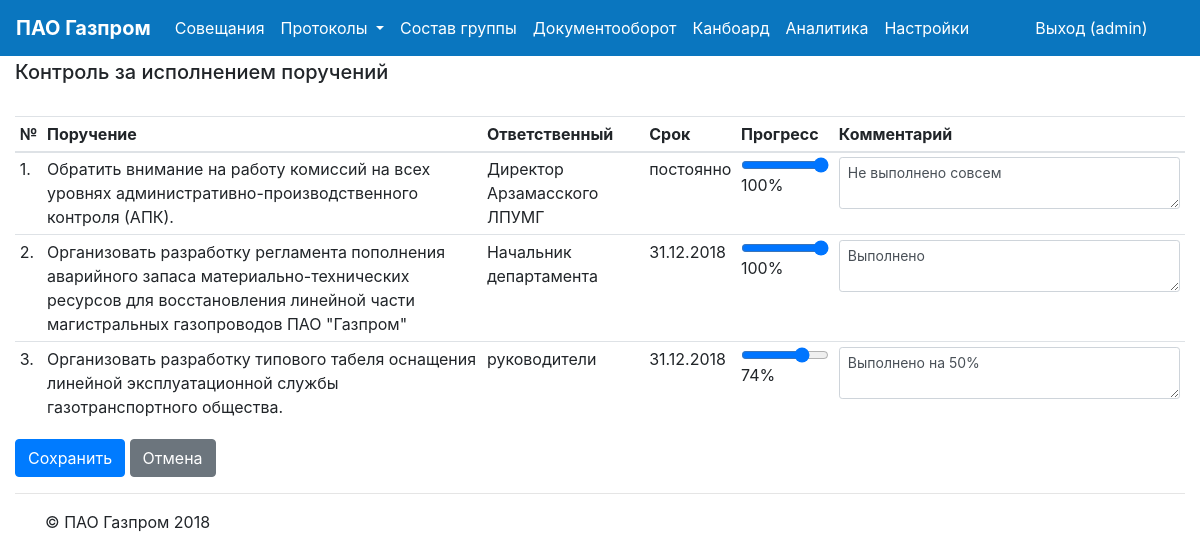
Before: /proto/decisions/ (signed in) with the older database file.
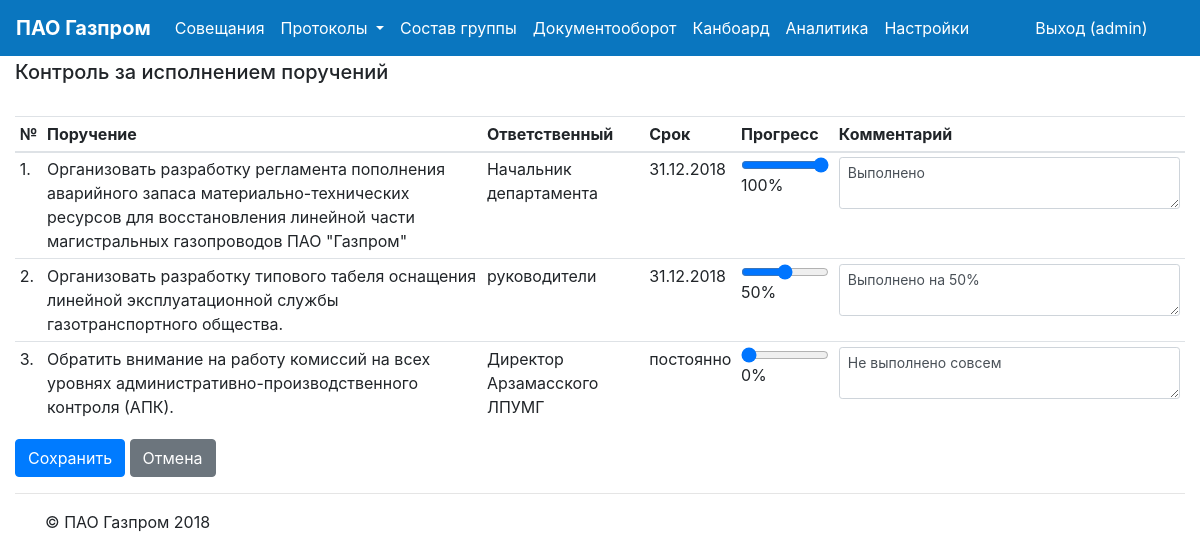
After: the same page with the newer database file.
### protocols/models.py (models this page shows)
class Decision(models.Model):
    protocol = models.ForeignKey('Protocol', on_delete=models.CASCADE)
    dec_type = models.IntegerField(choices=DECISIONS_TYPE_CHOICES, default=pSplit, db_index=True)
    dec_text = models.TextField(blank=True)
    dec_term = models.CharField(max_length=20, blank=True, db_index=True)
    dec_date = models.DateField(null=True, db_index=True)
    dec_performers = models.CharField(max_length=256, blank=True)
    dec_progress = models.IntegerField(default=0)
    dec_comment = models.TextField(blank=True)
    order_n = models.PositiveIntegerField(null=False, default=0)

### protocols/views.py (the view)
# urls.py: path('decisions/', views.dec_table, name='decisions'),
@mb_login(url='login')
def dec_table(request):
    args={}
    decisions = Decision.objects.filter(protocol__proto_off=0, dec_type=0).order_by('-dec_date','-dec_term')
    args['decisions'] = decisions
    return render(request,'pt_decisions.html', args)

### mb_auth/views.py (called while the page is built)
def mb_login(function=None, redirect_field_name=REDIRECT_FIELD_NAME, url=None):
    actual_decorator = user_passes_test(
        lambda u: (u.is_authenticated if settings.MB_AUTH else True),
        login_url=reverse_lazy(url),
        redirect_field_name=redirect_field_name
    )
    if function:
        return actual_decorator(function)
    return actual_decorator

def mb_processor(request):
    args={}
    args['mb_auth']=settings.MB_AUTH
    return args

### protocols/templates/pt_decisions.html (shortened to what this page needs)
{% extends "mb_main.html" %}
{% load staticfiles %}
{% load i18n %}
{% block content %}
    <h5>
       Контроль за исполнением поручений
    </h5>
    <br>
<form action="{% url 'protocols:checkupd' %}" method="post">
<table class="table table-sm table-hover display w-100" width="100%" id="decTable">
  <thead>
    <tr>
      <th scope="col">№</th>
      <th scope="col">Поручение</th>
      <th scope="col">Ответственный</th>
      <th scope="col">Срок</th>
      <th scope="col">Прогресс</th>
      <th scope="col" width="30%">Комментарий</th>
    </tr>
  </thead>
  <tbody>
  {% for dec in decisions %}
    <tr>
      <td>{{ forloop.counter }}.</td>
      <td>{{ dec.dec_text }}</td>
      <td>{{ dec.dec_performers }}</td>
      <td>{{ dec.dec_term }}</td>
      <td>
          <div class="form-group">
            <input type="range" title="{{ dec.dec_progress }}%" class="form-control-range" value="{{ dec.dec_progress }}" id="dec_progress_{{ dec.id }}" name="dec_progress_{{ dec.id }}" onchange="$('#ldec_progress_{{ dec.id }}').text($(this).val()+'%')">
            <label style="text-align:center;" id="ldec_progress_{{ dec.id }}" for="dec_progress_{{ dec.id }}">{{ dec.dec_progress }}%</label>
          </div>
      </td>
      <td>
          <div class="form-group">
              <textarea class="form-control form-control-sm" id="dec_comment_{{ dec.id }}" name="dec_comment_{{ dec.id }}" rows="2">{{ dec.dec_comment }}</textarea>
          </div>
      </td>
    </tr>
  {% endfor %}
  </tbody>
</table>
    <button type="submit" class="btn btn-primary">Сохранить</button>
    <a role="button" class="btn btn-secondary" href="{% url 'protocols:table' %}" > Отмена </a>
</form>
{% endblock %}

Changed rows visible on the page:
changed Decision "руководители": dec_progress "74" → "50"
changed Decision "Директор Арзамасского ЛПУМГ": dec_progress "100" → "0"; moves down the list
